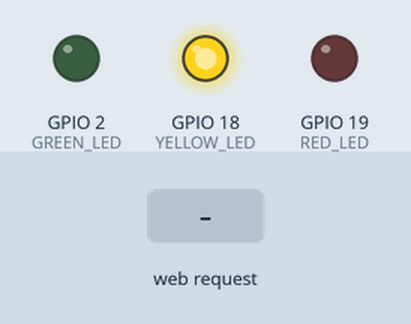
Recording of a sketch running on a simulated ESP32. On the bench: output pins drawn as LEDs (lit = HIGH). Inputs (shaded band) come from the test bench. WiFi joins after 1.5 s; servers stay silent unless stated; what the sketch prints to the serial monitor is not drawn.

Above: at 2.7 s.
2.8 s: HTTP request GET /login received
At 3.9 s:
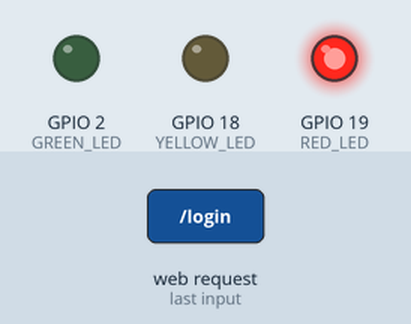
Timing chart, 0 to 5.8 s (numbered marks = the images above; inputs shaded):
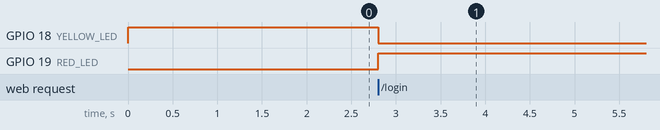

The sketch:

smart_access_control_system.ino
```cpp
#include <WiFi.h>
#include <ESPmDNS.h>

const String ssid = "<wifi_ssid_here>";
const String password = "<wifi_pw_here>";
WiFiServer server = WiFiServer(80);

// led pins
const int GREEN_LED = 2;
const int YELLOW_LED = 18;
const int RED_LED = 19;

int failedAttempts = 0;
bool isLocked = false;
unsigned long lastBlinkTime = 0;
bool redState = LOW;

// set all led function
void setLED(bool green, bool yellow, bool red) {
  digitalWrite(GREEN_LED, green ? HIGH : LOW);
  digitalWrite(YELLOW_LED, yellow ? HIGH : LOW);
  digitalWrite(RED_LED, red ? HIGH : LOW);
}


void setup() {
  Serial.begin(115200);

  pinMode(GREEN_LED, OUTPUT);
  pinMode(YELLOW_LED, OUTPUT);
  pinMode(RED_LED, OUTPUT);

  // system ready state
  setLED(false, true, false);

  // wifi connection
  WiFi.begin(ssid, password);
  while (WiFi.status() != WL_CONNECTED) {
    delay(500);
    Serial.print(".");
  }

  // setup mdns
  if (MDNS.begin("jiat")) {
    Serial.println("started: http://jiat.local");
  }

  server.begin();
}

void loop() {

  // system lock state
  if (isLocked) {
    if (millis() - lastBlinkTime >= 500) {
      lastBlinkTime = millis();
      redState = !redState;
      digitalWrite(RED_LED, redState);
    }
  }

  WiFiClient client = server.available();
  if (!client) return;

  String request = client.readStringUntil('\r');
  client.flush();

  // web page
  if (request.indexOf("GET / ") != -1 || request.indexOf("GET /index.html") != -1) {
    client.println("HTTP/1.1 200 OK");
    client.println("Content-Type: text/html");
    client.println("Connection: close");
    client.println();

    // ui
    client.println(R"(
<!DOCTYPE html>
<html>
<head>
  <meta name='viewport' content='width=device-width, initial-scale=1'>
  <title>SMART ACCESS CONTROL SYSTEM</title>
  <style>
    body {
      font-family: 'Segoe UI', Arial, sans-serif;
      background: #f0f2f5;
      display: flex;
      flex-direction: column;
      justify-content: center;
      align-items: center;
      height: 100vh;
      margin: 0;
      transition: background 0.3s ease;
    }

    /* Top Banner for System Locked State */
    .top-banner {
      display: none;
      font-size: 1.8em;
      font-weight: bold;
      color: #dc3545;
      margin-bottom: 20px;
      align-items: center;
      gap: 10px;
    }

    .card {
      background: white;
      padding: 30px;
      border-radius: 12px;
      box-shadow: 0 4px 20px rgba(0,0,0,0.06);
      width: 320px;
      text-align: center;
    }

    h2 { margin-top: 0; margin-bottom: 20px; color: #1a1a1a; font-size: 1.2em; font-weight: bold; }
    input { width: 92%; padding: 10px; margin: 6px 0; border: 1px solid #e1e4e8; border-radius: 6px; font-size: 14px; outline: none; background: #f8f9fa; box-sizing: border-box; }
    button { width: 92%; padding: 11px; background: #28a745; color: white; border: none; border-radius: 6px; cursor: pointer; font-weight: bold; font-size: 15px; margin-top: 10px; box-sizing: border-box; }
    button:disabled, input:disabled { background: #e9ecef; color: #6c757d; cursor: not-allowed; }

    /* Alert Box styles */
    .alert-box { margin: 15px auto 5px auto; width: 92%; padding: 12px 0; border-radius: 8px; font-weight: bold; font-size: 1em; box-sizing: border-box; }
    .alert-ready { background-color: #feffd9; color: #ccc400; border: 1px solid #fff500; }
    .alert-success { background-color: #e8f8ea; color: #00a82d; border: 1px solid #28a745; }
    .alert-danger { background-color: #fde8e8; color: #d93025; border: 1px solid #dc3545; }

    #attempts { margin-top: 8px; color: #6c757d; font-size: 0.85em; }

    /* Locked state background styling */
    body.locked-bg { background-color: #fce8e8; }
  </style>
</head>
<body>

  <!-- Top Banner (Hidden by default) -->
  <div id='topBanner' class='top-banner'>
    System Locked &#128683;
  </div>

  <div class='card'>
    <h2>SMART ACCESS CONTROL<br>SYSTEM</h2>
    <input type='text' id='username' placeholder='Username'><br>
    <input type='password' id='password' placeholder='Password'><br>
    <button id='loginBtn' onclick='login()'>Login</button>

    <!-- Inner Alert Box -->
    <div id='status' class='alert-box alert-ready'>System Ready</div>
    <div id='attempts'>Failed Attempts: 0/3</div>
  </div>

  <script>
// locked voice
  function speakLockMessage() {
  if ('speechSynthesis' in window) {
    window.speechSynthesis.cancel();

    let msg = new SpeechSynthesisUtterance("System Locked, Please restart device");
    msg.rate = 0.9;
    msg.pitch = 1.0;
    msg.lang = 'en-US';

    msg.onend = function() {
      window.speechSynthesis.speak(msg);
    };

    window.speechSynthesis.speak(msg);
  }
}

    function login() {
      let u = document.getElementById('username').value;
      let p = document.getElementById('password').value;
      if(!u || !p) { alert('Please enter both username and password'); return; }

      fetch('/login?username=' + encodeURIComponent(u) + '&password=' + encodeURIComponent(p))
      .then(res => res.json())
      .then(data => {
        let statusDiv = document.getElementById('status');

        if(data.success) {
          statusDiv.innerText = data.message;
          statusDiv.className = 'alert-box alert-success';
        } else {
          statusDiv.className = 'alert-box alert-danger';

          // if system locked
          if(data.locked) {
            document.getElementById('topBanner').style.display = 'flex';
            document.body.classList.add('locked-bg');
            statusDiv.innerText = 'Please restart device!';

            document.getElementById('username').disabled = true;
            document.getElementById('password').disabled = true;
            document.getElementById('loginBtn').disabled = true;

            speakLockMessage();
          } else {
            statusDiv.innerText = data.message;
          }
        }

        document.getElementById('attempts').innerText = 'Failed Attempts: ' + data.attempts + '/3';
      });
    }

  </script>
</body>
</html>
    )");
  } else if (request.indexOf("GET /login") != -1) {  // login
    client.println("HTTP/1.1 200 OK");
    client.println("Content-Type: application/json");
    client.println("Connection: close");
    client.println();


    if (isLocked) {
      client.println(R"({
        "success": false,
        "status": "LOCKED",
        "message": "SYSTEM LOCKED",
        "attempts": 3,
        "locked": true
      })");
      return;
    }

    String reqUser = "";
    String reqPass = "";

    int uIndex = request.indexOf("username=");
    int pIndex = request.indexOf("password=");

    // /login?username=admin&password=1234 HTTP/1.1

    if (uIndex != -1 && pIndex != -1) {
      int uEnd = request.indexOf("&", uIndex);
      reqUser = request.substring(uIndex + 9, uEnd);

      int pEnd = request.indexOf(" ", pIndex);
      if (pEnd == -1) pEnd = request.indexOf("&", pIndex);
      reqPass = request.substring(pIndex + 9, pEnd);
    }

    // check credentials
    if (reqUser == "admin" && reqPass == "1234") {
      failedAttempts = 0;
      setLED(true, false, false);  // green on
      client.println(R"({
        "success": true,
        "status": "ACCESS_GRANTED",
        "message": "Access Granted",
        "attempts": 0,
        "locked": false
      })");
    } else {
      // system lock state
      failedAttempts++;
      if (failedAttempts >= 3) {
        isLocked = true;
        setLED(false, false, false);  // blink loop handles
        client.println(R"({
          "success": false,
          "status": "SYSTEM_LOCKED",
          "message": "SYSTEM LOCKED",
          "attempts": 3,
          "locked": true
        })");
      } else {
        setLED(false, false, true);  // red on
        String jsonRes = String(R"({
          "success": false,
          "status": "ACCESS_DENIED",
          "message": "Access Denied",
          "attempts": )") + String(failedAttempts)
                         + R"(,
          "locked": false
        })";

        client.println(jsonRes);
      }
    }
  }
}
```

Measured:
- after the input at 2.8 s, GPIO 18 (YELLOW_LED): HIGH → LOW at once; GPIO 19 (RED_LED): LOW → HIGH at once
